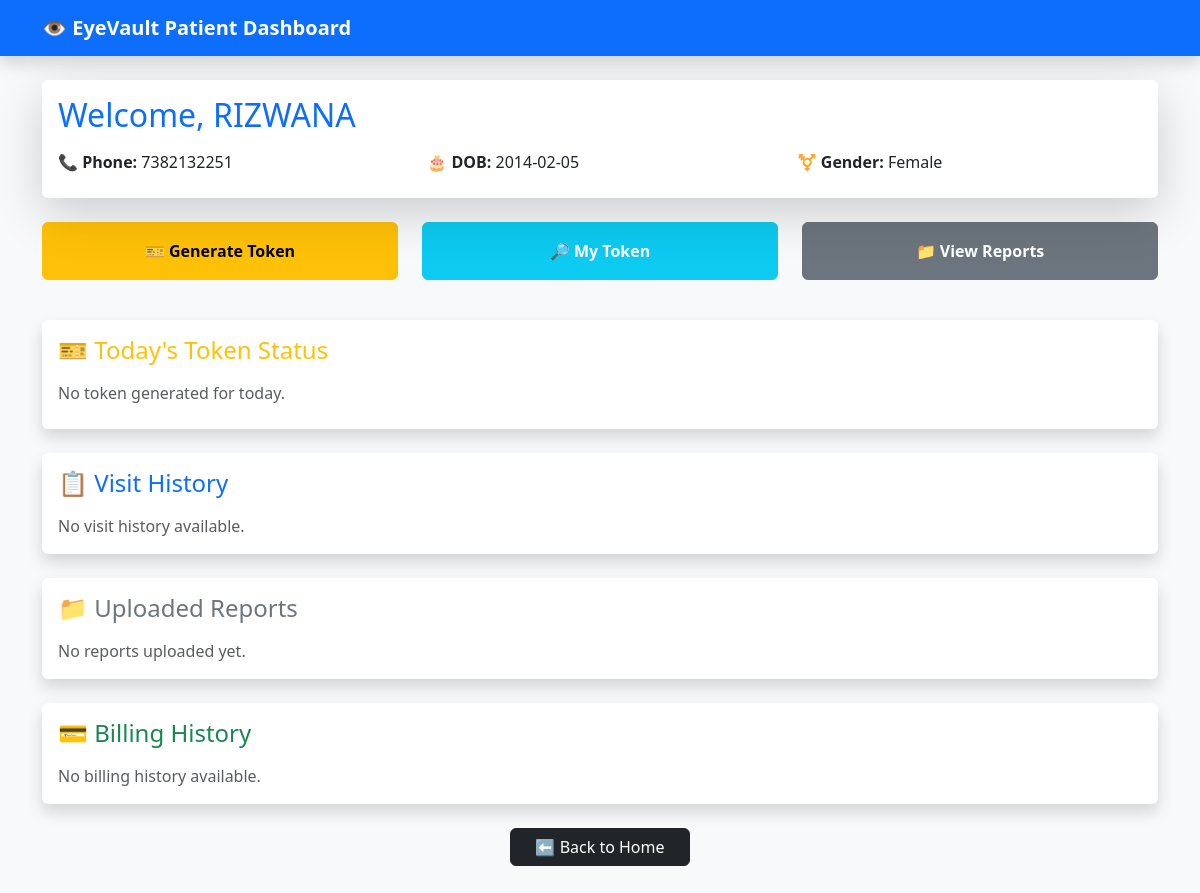
Page /patient-dashboard/1 on the committed database.
### app.py (models this page shows)
class Patient(db.Model):
    id = db.Column(db.Integer, primary_key=True)
    name = db.Column(db.String(100))
    dob = db.Column(db.String(20))
    gender = db.Column(db.String(20))
    phone = db.Column(db.String(15), unique=True)

### app.py (the view)
@app.route('/patient-dashboard/<int:patient_id>')
def patient_dashboard(patient_id):
    patient = Patient.query.get(patient_id)
    return render_template(
        'patient_dashboard.html',
        patient=patient
    )

### templates/patient_dashboard.html (shortened to what this page needs)
<!DOCTYPE html>
<html>
<head>
    <link href="https://cdn.jsdelivr.net/npm/bootstrap@5.3.3/dist/css/bootstrap.min.css" rel="stylesheet">
</head>
<body class="bg-light">
<nav class="navbar navbar-dark bg-primary shadow">
    <div class="container">
        <span class="navbar-brand fw-bold">
            👁️ EyeVault Patient Dashboard
        </span>
    </div>
</nav>
<div class="container mt-4 mb-5">
    <div class="card shadow-lg border-0 mb-4">
        <div class="card-body">
            <h2 class="text-primary mb-3">Welcome, {{ patient.name }}</h2>
            <div class="row">
                <div class="col-md-4 mb-2">
                    <strong>📞 Phone:</strong> {{ patient.phone }}
                </div>
                <div class="col-md-4 mb-2">
                    <strong>🎂 DOB:</strong> {{ patient.dob }}
                </div>
                <div class="col-md-4 mb-2">
                    <strong>⚧ Gender:</strong> {{ patient.gender }}
                </div>
            </div>
        </div>
    </div>
    <div class="row mb-4">
        <div class="col-md-4 mb-3">
            <a href="/generate-token/{{ patient.id }}"
               class="btn btn-warning w-100 py-3 fw-bold">
                🎫 Generate Token
            </a>
        </div>
        <div class="col-md-4 mb-3">
            <a href="/my-token/{{ patient.id }}"
               class="btn btn-info text-white w-100 py-3 fw-bold">
                🔎 My Token
            </a>
        </div>
        <div class="col-md-4 mb-3">
            <a href="/reports/{{ patient.id }}"
               class="btn btn-secondary w-100 py-3 fw-bold">
                📁 View Reports
            </a>
        </div>
    </div>
    <div class="card shadow border-0 mb-4">
        <div class="card-body">
            <h4 class="text-warning mb-3">🎫 Today's Token Status</h4>
            {% if token %}
                <div class="row">
                    <div class="col-md-4 mb-2">
                        <strong>Your Token:</strong> {{ token.token_number }}
                    </div>
                    <div class="col-md-4 mb-2">
                        <strong>Your Status:</strong>
                        {% if token.status == "Completed" %}
                            <span class="badge bg-success">{{ token.status }}</span>
                        {% elif token.status == "In Progress" %}
                            <span class="badge bg-primary">{{ token.status }}</span>
                        {% else %}
                            <span class="badge bg-warning text-dark">{{ token.status }}</span>
                        {% endif %}
                    </div>
                    <div class="col-md-4 mb-2">
                        <strong>Completed Tokens:</strong> {{ completed_count }}
                    </div>
                </div>
                {% if current_token %}
                <div class="alert alert-info mt-3 mb-0">
                    Current token in progress:
                    <strong>{{ current_token.token_number }}</strong>
                </div>
                {% endif %}
            {% else %}
                <p class="mb-2 text-muted">No token generated for today.</p>
            {% endif %}
        </div>
    </div>
    <div class="card shadow border-0 mb-4">
        <div class="card-body">
            <h4 class="text-primary mb-3">📋 Visit History</h4>
            {% if visits %}
                <div class="table-responsive">
                    <table class="table table-bordered table-hover align-middle">
                        <thead class="table-primary">
                            <tr>
                                <th>Date</th>
                                <th>Doctor</th>
                                <th>Diagnosis</th>
                                <th>Notes</th>
                            </tr>
                        </thead>
                        <tbody>
                            {% for visit in visits %}
                            <tr>
                                <td>{{ visit.visit_date }}</td>
                                <td>{{ visit.doctor_name }}</td>
                                <td>{{ visit.diagnosis }}</td>
                                <td>{{ visit.notes }}</td>
                            </tr>
                            {% endfor %}
                        </tbody>
                    </table>
                </div>
            {% else %}
                <p class="text-muted mb-0">No visit history available.</p>
            {% endif %}
        </div>
    </div>
    <div class="card shadow border-0 mb-4">
        <div class="card-body">
            <h4 class="text-secondary mb-3">📁 Uploaded Reports</h4>
            {% if reports %}
                <div class="table-responsive">
                    <table class="table table-bordered table-hover align-middle">
                        <thead class="table-secondary">
                            <tr>
                                <th>Report File</th>
                                <th>Upload Date</th>
                                <th>View</th>
                            </tr>
                        </thead>
                        <tbody>
                            {% for report in reports %}
                            <tr>
                                <td>{{ report.file_name }}</td>
                                <td>{{ report.upload_date }}</td>
                                <td>
                                    <a href="/static/uploads/{{ report.file_name }}"
                                       target="_blank"
                                       class="btn btn-sm btn-primary">
                                        Open
                                    </a>
                                </td>
                            </tr>
                            {% endfor %}
                        </tbody>
                    </table>
                </div>
            {% else %}
                <p class="text-muted mb-0">No reports uploaded yet.</p>
            {% endif %}
        </div>
    </div>
    <div class="card shadow border-0 mb-4">
        <div class="card-body">
            <h4 class="text-success mb-3">💳 Billing History</h4>
            {% if bills %}
                <div class="table-responsive">
                    <table class="table table-bordered table-hover align-middle">
                        <thead class="table-success">
                            <tr>
                                <th>Date</th>
                                <th>Consultation</th>
                                <th>Medicine</th>
                                <th>Spects Name</th>
                                <th>Spects Cost</th>
                                <th>Total</th>
                                <th>Paid</th>
                                <th>Due</th>
                                <th>Status</th>
                            </tr>
                        </thead>
                        <tbody>
                            {% for bill in bills %}
                            <tr>
                                <td>{{ bill.bill_date }}</td>
                                <td>₹{{ bill.consultation_fee }}</td>
                                <td>₹{{ bill.medicine_fee }}</td>
                                <td>
                                    {% if bill.spect_name %}
                                        {{ bill.spect_name }}
                                    {% else %}
                                        -
                                    {% endif %}
                                </td>
                                <td>₹{{ bill.spect_cost }}</td>
                                <td><strong>₹{{ bill.total_amount }}</strong></td>
                                <td class="text-success"><strong>₹{{ bill.paid_amount }}</strong></td>
                                <td class="text-danger"><strong>₹{{ bill.due_amount }}</strong></td>
                                <td>
                                    {% if bill.payment_status == "Completed" %}
                                        <span class="badge bg-success">Completed</span>
                                    {% else %}
                                        <span class="badge bg-warning text-dark">Due</span>
                                    {% endif %}
                                </td>
                            </tr>
                            {% endfor %}
                        </tbody>
                    </table>
                </div>
            {% else %}
                <p class="text-muted mb-0">No billing history available.</p>
            {% endif %}
        </div>
    </div>
    <div class="text-center">
        <a href="/" class="btn btn-dark px-4">
            ⬅ Back to Home
        </a>
    </div>
</div>
</body>
</html>

### rows in the picture
Patient: name "RIZWANA", phone "7382132251", dob "2014-02-05", gender "Female"
